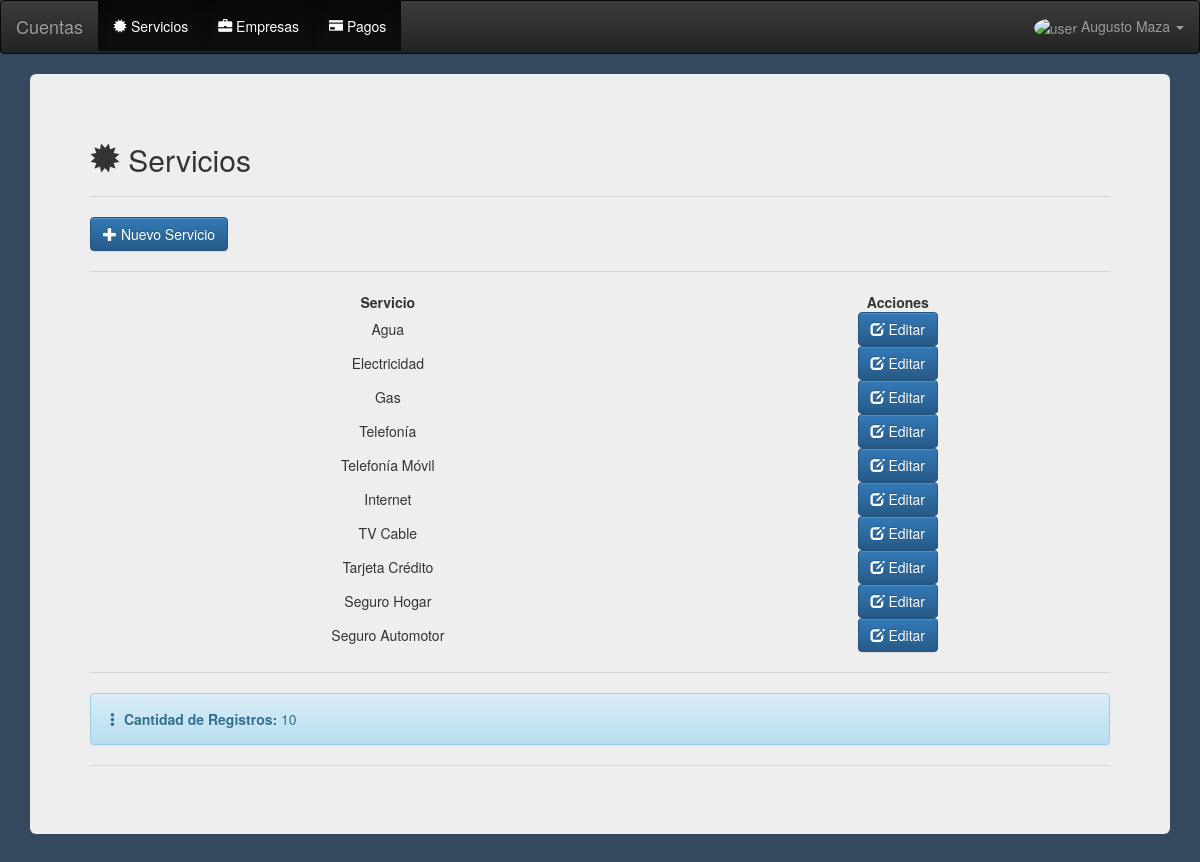
Screenshot of /servicios (signed in) with the database file from the repository.
### app/models.py (models this page shows)
class User(db.Model, UserMixin):
	id = db.Column(db.Integer, primary_key=True)
	name = db.Column(db.String(150))
	user = db.Column(db.String(150))
	email = db.Column(db.String(150), unique=True)
	password = db.Column(db.String(150))
	avatar = db.Column(db.String(200))
	role = db.Column(db.Integer)

class Servicios(db.Model):
	id = db.Column(db.Integer, primary_key=True)
	descripcion = db.Column(db.String(200), unique=True)

### app/views.py (the view)
@views.route('/servicios')
@login_required
def servicios():
	services = Servicios.query
	count = Servicios.query.count()
	print(services)
	return render_template('service.html', services=services, count=count, user=current_user)

### app/__init__.py (called while the page is built)
def create_app():
	app = Flask(__name__)
	app.config['SECRET_KEY'] = 'cuentas'
	app.config['SQLALCHEMY_TRACK_MODIFICATIONS'] = True
	app.config['SQLALCHEMY_DATABASE_URI'] = f'sqlite:///{DB_NAME}'
	db.init_app(app)
	from .views import views
	from .auth import auth
	app.register_blueprint(views, url_prefix='/')
	app.register_blueprint(auth, url_prefix='/')
	from .models import User, Servicios, Empresas, Pagos
	create_database(app)
	login_manager = LoginManager()
	login_manager.login_view = 'auth.login'
	login_manager.init_app(app)
	@login_manager.user_loader
	def load_user(id):
		return User.query.get(int(id))
	return app

### app/templates/service.html (shortened to what this page needs)
{% extends "index.html" %}
{% block content %}
  <div class="container-fluid">
    <div class="jumbotron">
      <h2><span class="glyphicon glyphicon-certificate" aria-hidden="true"></span> Servicios</h2><hr>
      <a href="/agregar_servicio"><button type="button" class="btn btn-primary"><span class="glyphicon glyphicon-plus" aria-hidden="true"></span> Nuevo Servicio</button></a><hr>
  <table class="display compact" style="width:100%" id="servicesTable">
    <thead>
      <tr>
        <th class='text-nowrap text-center'>Servicio</th>
        <th class='text-nowrap text-center'>Acciones</th>
      </tr>
    </thead>
    <tbody>
      {% for service in services %}
        <tr>
          <td align="center">{{ service.descripcion }}</td>
          <td class='text-nowrap' align="center">
            <a href="/update_service/{{service.id}}" class="btn btn-primary "><span class="glyphicon glyphicon-edit" aria-hidden="true"></span> Editar</a>
          </td>
        </tr>
      {% endfor %}
    </tbody>
  </table><hr>
  <div class="alert alert-info"><span class="glyphicon glyphicon-option-vertical" aria-hidden="true"></span> <strong>Cantidad de Registros:</strong>  {{ count }}</div><hr>
</div>
</div>
{% endblock %}

### app/templates/index.html (shortened to what this page needs)
<!DOCTYPE html>
<html lang="es">
<head>
    <link rel="stylesheet" href="{{ url_for('static', filename='skeleton/css/bootstrap.min.css') }}" >
    <link rel="stylesheet" href="{{ url_for('static', filename='skeleton/css/bootstrap-theme.css') }}" >
    <link rel="stylesheet" href="{{ url_for('static', filename='skeleton/css/bootstrap-theme.min.css') }}" >
    <link rel="stylesheet" href="{{ url_for('static', filename='skeleton/css/scrolling-nav.css') }}" >
    <link rel="stylesheet" href="{{ url_for('static', filename='skeleton/css/index.css') }}" >
    <link rel="stylesheet" href="{{ url_for('static', filename='skeleton/Chart.js/Chart.min.css') }}" >
    <link rel="stylesheet" href="{{ url_for('static', filename='skeleton/Chart.js/Chart.css') }}" >
    <link rel="stylesheet" href="{{ url_for('static', filename='skeleton/css/jquery.dataTables.min.css') }}" >
    <link rel="stylesheet" href="{{ url_for('static', filename='skeleton/dataTables/buttons.dataTables.min.css') }}" >
    <link rel="stylesheet" href="{{ url_for('static', filename='skeleton/css/buttons.dataTables.min.css') }}" >
    <link rel="stylesheet" href="{{ url_for('static', filename='skeleton/css/buttons.bootstrap.min.css') }}" >
    <link rel="stylesheet" href="{{ url_for('static', filename='skeleton/css/jquery.dataTables-1.11.5.min.css') }}" >
    <link rel="stylesheet" href="{{ url_for('static', filename='skeleton/dataTables/fixedColumns.dataTables.min.css') }}" >
</head>
<body style="background-color: #34495e;" onload="nobackbutton();">
<nav class="navbar navbar-inverse">
  <div class="container-fluid">
    <div class="navbar-header">
      {% if user.is_authenticated %}
        <a class="navbar-brand" href="/main">Cuentas</a>
      {% else %}
        <a class="navbar-brand" href="/">Cuentas</a>
      {% endif %}
    </div>
    <ul class="nav navbar-nav">
      {% if user.is_authenticated %}
      <li class="active"><a href="/servicios"><span class="glyphicon glyphicon-certificate" aria-hidden="true"></span> Servicios</a></li>
      <li class="active"><a href="/empresas"><span class="glyphicon glyphicon-briefcase" aria-hidden="true"></span> Empresas</a></li>
      <li class="active"><a href="/pagos/{{ user.id }}"><span class="glyphicon glyphicon-credit-card" aria-hidden="true"></span> Pagos</a></li>
    </ul>
    <ul class="nav navbar-nav navbar-right">
      <li class="dropdown">
        <a class="dropdown-toggle" data-toggle="dropdown" href="#"><img src="{{ url_for('static', filename='uploads/{{user.avatar}}') }}" alt="user" class="avatar"> {{ user.name }}
        <span class="caret"></span></a>
      </li>
    </ul>
      {% else %}
      <li><a href="/sign-up"><span class="glyphicon glyphicon-user"></span> Registrarse</a></li>
      <li><a href="/login"><span class="glyphicon glyphicon-log-in"></span> Ingresar</a></li>
      <li><a href="/password"><span class="glyphicon glyphicon-exclamation-sign"></span> Olvidé mi Password</a></li>
      {% endif %}
  </div>
</nav>
<div class="container-fluid">
  {% block content %}{% endblock %}
</div>
</body>
</html>

### app/static/skeleton/css/index.css (style rules this page uses)
.avatar { vertical-align: middle; horizontal-align: right; width: 32px; height: 32px; border-radius: 60%; }

### rows the page displays
User: name "Augusto Maza"
Servicios: descripcion "Agua"
Servicios: descripcion "Electricidad"
Servicios: descripcion "Gas"
Servicios: descripcion "Telefonía"
Servicios: descripcion "Telefonía Móvil"
Servicios: descripcion "Internet"
Servicios: descripcion "TV Cable"
Servicios: descripcion "Tarjeta Crédito"
Servicios: descripcion "Seguro Hogar"
Servicios: descripcion "Seguro Automotor"

### other values shown
{{ count }} "10"
